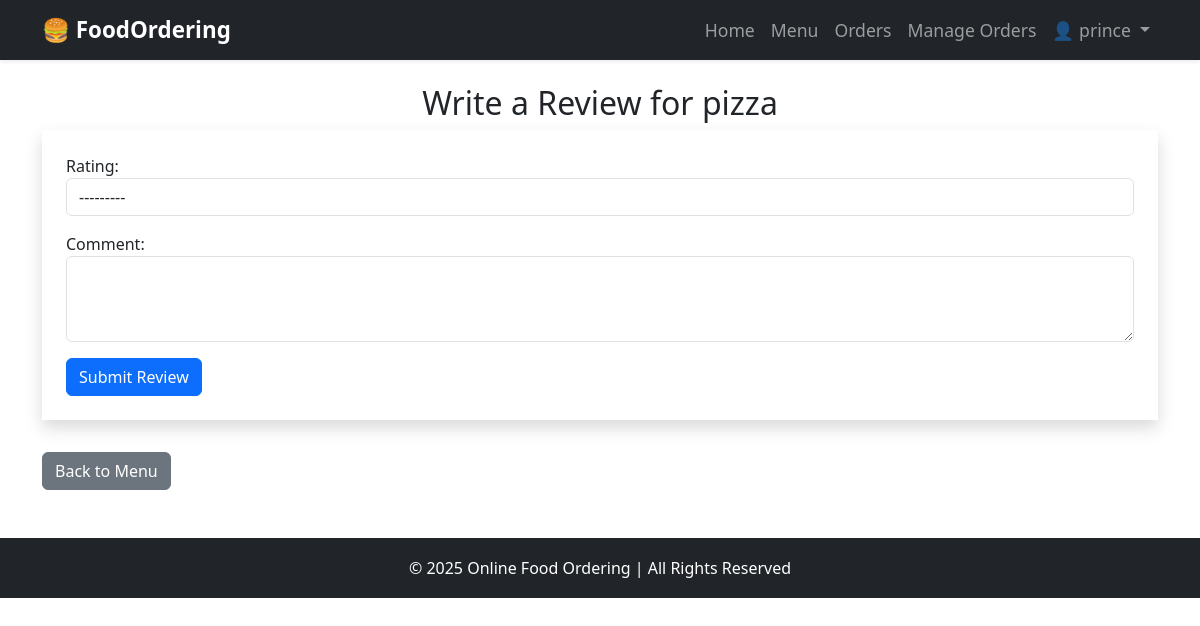
The page /review/2/ (signed in) on the database as committed earlier.
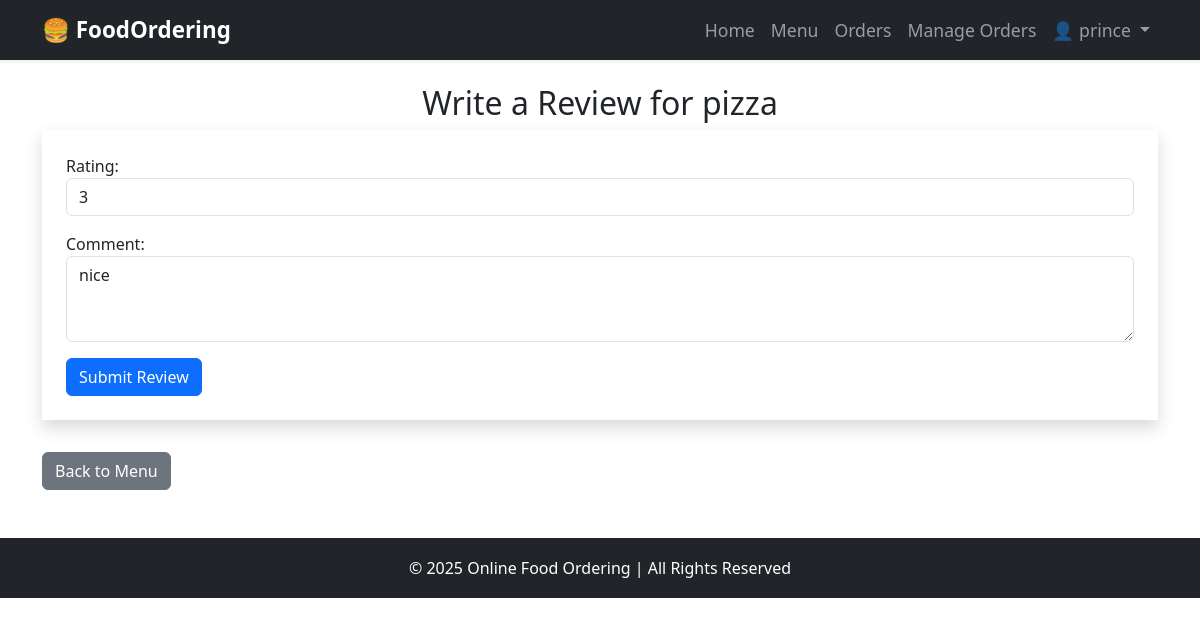
The same page on the database as committed later.
### food_ordering/models.py (models this page shows, shortened)
class Food(models.Model):
    name = models.CharField(max_length=100)
    description = models.TextField()
    price = models.DecimalField(max_digits=6, decimal_places=2)
    category = models.CharField(
        max_length=50,
        choices=[("Veg", "Veg"), ("Non-Veg", "Non-Veg")],
        default="Veg"
    )
    available = models.BooleanField(default=True)
    image = CloudinaryField('image', blank=True, null=True)  # ✅ Cloudinary storage

class Review(models.Model):
    user = models.ForeignKey(User, on_delete=models.CASCADE)
    food = models.ForeignKey(Food, related_name="reviews", on_delete=models.CASCADE)
    rating = models.PositiveIntegerField(choices=[(i, i) for i in range(1, 6)])  # 1 to 5 stars
    comment = models.TextField()
    created_at = models.DateTimeField(auto_now_add=True)
    class Meta:
        unique_together = ("user", "food")  # Prevent duplicate reviews

### food_ordering/views.py (the view)
# urls.py: path('review/<int:food_id>/', views.submit_review, name="submit_review"),
@login_required
def submit_review(request, food_id):
    food = get_object_or_404(Food, id=food_id)
    existing_review = Review.objects.filter(user=request.user, food=food).first()
    if request.method == "POST":
        form = ReviewForm(request.POST, instance=existing_review)
        if form.is_valid():
            review = form.save(commit=False)
            review.user = request.user
            review.food = food
            review.save()
            messages.success(request, "Review submitted successfully!")
            return redirect("menu")
    else:
        form = ReviewForm(instance=existing_review)
    return render(request, "food_ordering/review_form.html", {"form": form, "food": food})

### food_ordering/forms.py
class ReviewForm(forms.ModelForm):
    class Meta:
        model = Review
        fields = ["rating", "comment"]
        widgets = {
            "rating": forms.Select(choices=[(i, i) for i in range(1, 6)], attrs={"class": "form-control"}),
            "comment": forms.Textarea(attrs={"class": "form-control", "rows": 3}),
        }

### templates/food_ordering/review_form.html (shortened to what this page needs)
{% extends "base.html" %}
{% block content %}
<h2 class="text-center">Write a Review for {{ food.name }}</h2>
<form method="POST" class="shadow p-4">
    {{ form.as_p }}
    <button type="submit" class="btn btn-primary">Submit Review</button>
</form>
<a href="{% url 'menu' %}" class="btn btn-secondary mt-3">Back to Menu</a>
{% endblock %}

### templates/base.html (shortened to what this page needs)
{% load static %}
<link rel="stylesheet" href="{% static 'css/style.css' %}">
<!DOCTYPE html>
<html lang="en">
<head>
    <link href="https://cdn.jsdelivr.net/npm/bootstrap@5.3.2/dist/css/bootstrap.min.css" rel="stylesheet">
</head>
<body>
    <header>
        <nav class="navbar navbar-expand-lg navbar-dark bg-dark shadow-sm">
            <div class="container">
                <a class="navbar-brand" href="/">🍔 FoodOrdering</a>
                <div class="collapse navbar-collapse" id="navbarNav">
                    <ul class="navbar-nav ms-auto">
                        <li class="nav-item">
                            <a class="nav-link" href="/">Home</a>
                        </li>
                        <li class="nav-item">
                            <a class="nav-link" href="{% url 'menu' %}">Menu</a>
                        </li>
                        {% if user.is_authenticated %}
                            <li class="nav-item">
                                <a class="nav-link" href="{% url 'order_history' %}">Orders</a>
                            </li>
                            {% if user.is_staff %}
                            <li class="nav-item">
                                <a class="nav-link" href="{% url 'manage_orders' %}">Manage Orders</a>
                            </li>
                            {% endif %}
                            <li class="nav-item dropdown">
                                <a class="nav-link dropdown-toggle" href="#" id="userDropdown" role="button" data-bs-toggle="dropdown">
                                    👤 {{ user.username }}
                                </a>
                            </li>
                        {% endif %}
                    </ul>
                </div>
            </div>
        </nav>
    </header>
    <main class="container mt-4">
        {% block content %}{% endblock %}
    </main>
    <footer class="footer bg-dark text-white text-center mt-5">
        <p class="mb-0">&copy; 2025 Online Food Ordering | All Rights Reserved</p>
    </footer>
</body>
</html>

### templates/base.html (style rules this page uses)
.navbar-brand { font-weight: bold; font-size: 1.4rem; }
.nav-link { font-size: 1.1rem; }
.footer { position: relative; bottom: 0; width: 100%; height: 60px; line-height: 60px; background-color: #343a40; }

Rows that differ between the two databases and show on the page:
added Review: rating "3", comment "nice"
Other text that changed with them:
form field rating: "---------" → (not shown)
